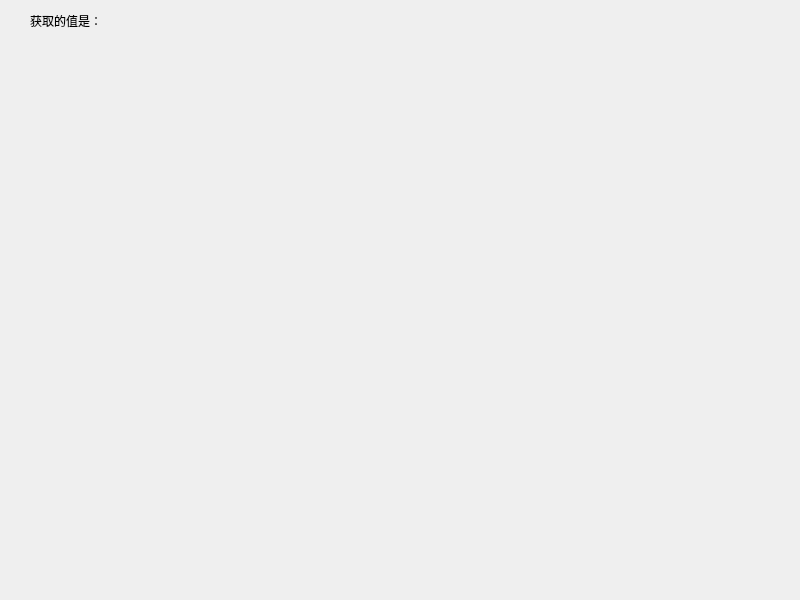
<?xml version="1.0" encoding="UTF-8"?>
<ui version="4.0">
 <class>Widget</class>
 <widget class="QWidget" name="Widget">
  <property name="geometry">
   <rect>
    <x>0</x>
    <y>0</y>
    <width>800</width>
    <height>600</height>
   </rect>
  </property>
  <property name="windowTitle">
   <string>Widget</string>
  </property>
  <widget class="QLabel" name="label">
   <property name="geometry">
    <rect>
     <x>30</x>
     <y>10</y>
     <width>241</width>
     <height>21</height>
    </rect>
   </property>
   <property name="text">
    <string>获取的值是：</string>
   </property>
  </widget>
 </widget>
 <resources/>
 <connections/>
</ui>
